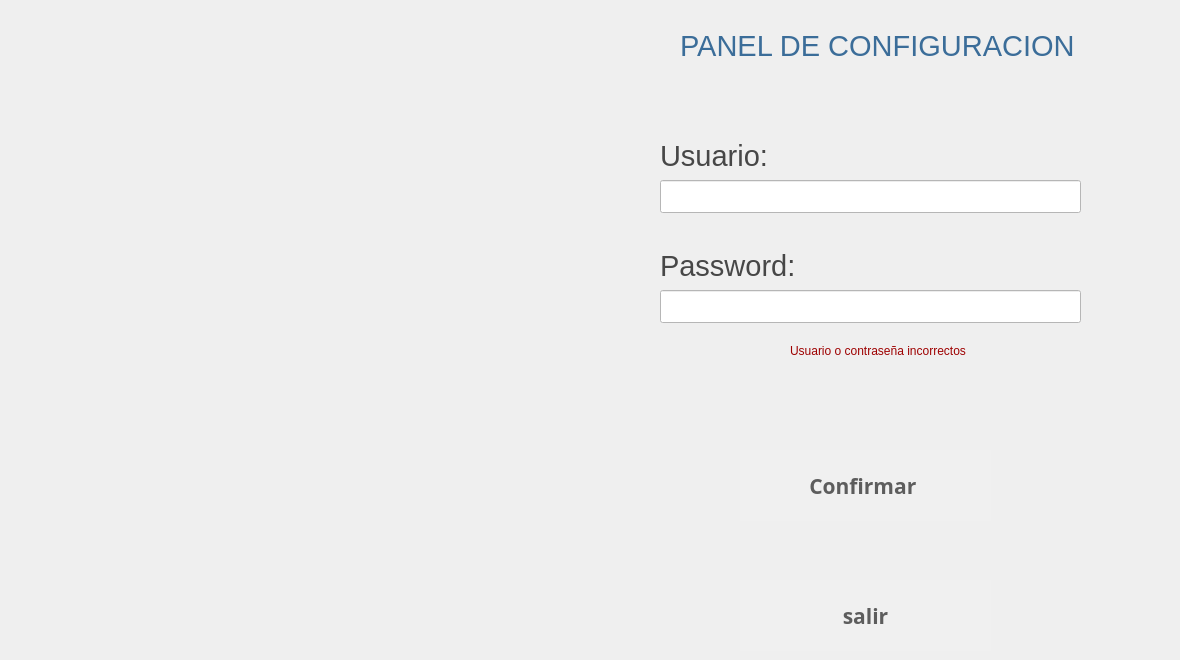
   <widget class="QWidget" name="page_3">
    <widget class="QLabel" name="lerror1">
     <property name="enabled">
      <bool>true</bool>
     </property>
     <property name="geometry">
      <rect>
       <x>790</x>
       <y>340</y>
       <width>321</width>
       <height>21</height>
      </rect>
     </property>
     <property name="styleSheet">
      <string notr="true">color:rgb(158, 1, 1)
</string>
     </property>
     <property name="text">
      <string>Usuario o contraseña incorrectos</string>
     </property>
    </widget>
    <widget class="QPushButton" name="bentrar">
     <property name="geometry">
      <rect>
       <x>740</x>
       <y>450</y>
       <width>251</width>
       <height>71</height>
      </rect>
     </property>
     <property name="font">
      <font>
       <family>Ubuntu Mono</family>
       <pointsize>16</pointsize>
       <weight>75</weight>
       <italic>false</italic>
       <bold>true</bold>
       <underline>false</underline>
      </font>
     </property>
     <property name="toolTip">
      <string>Ayuda</string>
     </property>
     <property name="toolTipDuration">
      <number>3</number>
     </property>
     <property name="whatsThis">
      <string extracomment="help"/>
     </property>
     <property name="styleSheet">
      <string notr="true">background-color:rgb(240, 240, 240);
color:rgb(93, 93, 93);
border-radius:80%</string>
     </property>
     <property name="text">
      <string>Confirmar </string>
     </property>
     <property name="icon">
      <iconset>
       <normaloff>../../../../../../cajsSATELITE/eum/app/cajeroF/iconos/fl.png</normaloff>../../../../../../cajsSATELITE/eum/app/cajeroF/iconos/fl.png</iconset>
     </property>
     <property name="iconSize">
      <size>
       <width>40</width>
       <height>40</height>
      </size>
     </property>
    </widget>
    <widget class="QPushButton" name="bsalirLogin">
     <property name="geometry">
      <rect>
       <x>740</x>
       <y>580</y>
       <width>251</width>
       <height>71</height>
      </rect>
     </property>
     <property name="font">
      <font>
       <family>Ubuntu Mono</family>
       <pointsize>16</pointsize>
       <weight>75</weight>
       <italic>false</italic>
       <bold>true</bold>
       <underline>false</underline>
      </font>
     </property>
     <property name="toolTip">
      <string>Ayuda</string>
     </property>
     <property name="toolTipDuration">
      <number>3</number>
     </property>
     <property name="whatsThis">
      <string extracomment="help"/>
     </property>
     <property name="styleSheet">
      <string notr="true">background-color:rgb(240, 240, 240);
color:rgb(93, 93, 93);
border-radius:80%</string>
     </property>
     <property name="text">
      <string>salir</string>
     </property>
     <property name="icon">
      <iconset>
       <normaloff>../../../../../../cajsSATELITE/eum/app/cajeroF/iconos/fb5.png</normaloff>../../../../../../cajsSATELITE/eum/app/cajeroF/iconos/fb5.png</iconset>
     </property>
     <property name="iconSize">
      <size>
       <width>40</width>
       <height>40</height>
      </size>
     </property>
    </widget>
    <widget class="QLabel" name="ltime_19">
     <property name="geometry">
      <rect>
       <x>660</x>
       <y>250</y>
       <width>391</width>
       <height>31</height>
      </rect>
     </property>
     <property name="font">
      <font>
       <family>Segoe UI</family>
       <pointsize>22</pointsize>
       <weight>50</weight>
       <italic>false</italic>
       <bold>false</bold>
      </font>
     </property>
     <property name="styleSheet">
      <string notr="true">background-color:transparent;
color:rgb(71, 71, 71)
</string>
     </property>
     <property name="text">
      <string>Password:</string>
     </property>
    </widget>
    <widget class="QLineEdit" name="lusu">
     <property name="geometry">
      <rect>
       <x>660</x>
       <y>180</y>
       <width>421</width>
       <height>33</height>
      </rect>
     </property>
     <property name="styleSheet">
      <string notr="true">background-color:white;
color:black;</string>
     </property>
    </widget>
    <widget class="QLineEdit" name="lcont">
     <property name="geometry">
      <rect>
       <x>660</x>
       <y>290</y>
       <width>421</width>
       <height>33</height>
      </rect>
     </property>
     <property name="styleSheet">
      <string notr="true">background-color:white;
color:black;</string>
     </property>
     <property name="echoMode">
      <enum>QLineEdit::Password</enum>
     </property>
    </widget>
    <widget class="QLabel" name="ltime_22">
     <property name="geometry">
      <rect>
       <x>660</x>
       <y>140</y>
       <width>381</width>
       <height>31</height>
      </rect>
     </property>
     <property name="font">
      <font>
       <family>Segoe UI</family>
       <pointsize>22</pointsize>
       <weight>50</weight>
       <italic>false</italic>
       <bold>false</bold>
      </font>
     </property>
     <property name="styleSheet">
      <string notr="true">background-color:transparent;
color:rgb(71, 71, 71)
</string>
     </property>
     <property name="text">
      <string>Usuario:</string>
     </property>
    </widget>
    <widget class="QLabel" name="ltime_23">
     <property name="geometry">
      <rect>
       <x>680</x>
       <y>30</y>
       <width>491</width>
       <height>31</height>
      </rect>
     </property>
     <property name="font">
      <font>
       <family>Segoe UI</family>
       <pointsize>22</pointsize>
       <weight>50</weight>
       <italic>false</italic>
       <bold>false</bold>
      </font>
     </property>
     <property name="styleSheet">
      <string notr="true">background-color:transparent;
color:rgb(59, 109, 153);

</string>
     </property>
     <property name="text">
      <string>PANEL DE CONFIGURACION</string>
     </property>
    </widget>
   </widget>
